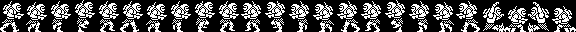

This is a level from a 2D game, rendered from its Tiled map with the project's own tilesets. A one-line summary and the complete map file follow:
An orthogonal 24x1 tile map with 24x32 px tiles, 1 tile layer (Слой тайлов 1).

<map version="1.0" orientation="orthogonal" renderorder="right-down" width="24" height="1" tilewidth="24" tileheight="32" nextobjectid="1">
 <tileset firstgid="1" name="hero" tilewidth="24" tileheight="32" tilecount="24" columns="24">
  <image source="hero.png" width="576" height="32" />
 </tileset>
 <layer name="Слой тайлов 1" width="24" height="1">
  <data encoding="csv">
1,2,3,4,5,6,7,8,9,10,11,12,13,14,15,16,17,18,19,20,21,22,23,24
</data>
 </layer>
</map>